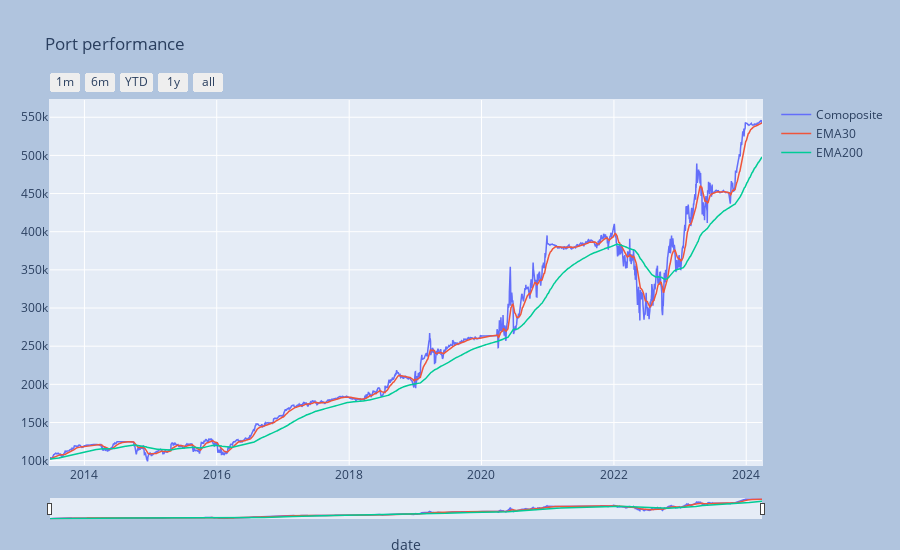

Here is the notebook cell this chart was saved with:
### Markdown cell above
### Build and run backtesting for a composed model 
#### `[CorrClusterSelector, DualMomentumSelector, CVaRAnalyzer]`

### Code cell
pname = 'Comoposite'
ccs = az.CorrClusterSelector(corr_threshold=corr_threshold, freq=freq)
dms = az.DualMomentumSelector(nw=nw, threshold=ths)
cvar = az.CVaRAnalyzer(alpha=alpha, freq=freq, hlength=hlength,
                       rtype=rtype, mu0=mu0)
model = az.ModelPipeline([ccs, dms, cvar])
pp = az.Port_Generator(mktdata, 
                       freq=freq, 
                       fixoffset=fixoffset, 
                       histoffset=histoffset,
                       pname=pname)
port = pp.set_model(model)
_ = pp.port_view(fancy=True)

### Figure 1 — Plotly figure (JSON) as saved in the notebook; plotly's stock layout.template omitted (floating-point values rounded to 4 significant figures; data arrays with more than 128 entries replaced by an {"elided": "..."} marker saying what was removed)
{"data": [{"line": {"width": 1.5}, "name": "Comoposite", "type": "scatter", "x": {"elided": "2709 str values"}, "y": {"elided": "2709 float values"}}, {"line": {"width": 1.5}, "name": "EMA30", "type": "scatter", "x": {"elided": "2709 str values"}, "y": {"elided": "2709 float values"}}, {"line": {"width": 1.5}, "name": "EMA200", "type": "scatter", "x": {"elided": "2709 str values"}, "y": {"elided": "2709 float values"}}], "layout": {"autosize": false, "height": 550, "margin": {"b": 25, "l": 50, "pad": 1, "r": 50, "t": 100}, "paper_bgcolor": "LightSteelBlue", "title": {"text": "Port performance"}, "width": 900, "xaxis": {"autorange": false, "fixedrange": false, "range": ["2013-06-25T00:00:00", "2024-03-28T00:00:00"], "rangeselector": {"buttons": [{"count": 1, "label": "1m", "step": "month", "stepmode": "backward"}, {"count": 6, "label": "6m", "step": "month", "stepmode": "backward"}, {"count": 1, "label": "YTD", "step": "year", "stepmode": "todate"}, {"count": 1, "label": "1y", "step": "year", "stepmode": "backward"}, {"step": "all"}]}, "rangeslider": {"thickness": 0.05, "visible": true}, "title": {"text": "date"}, "type": "date"}, "yaxis": {"autorange": false, "fixedrange": false, "range": [94290.0, 572600.0], "title": {}}}}
